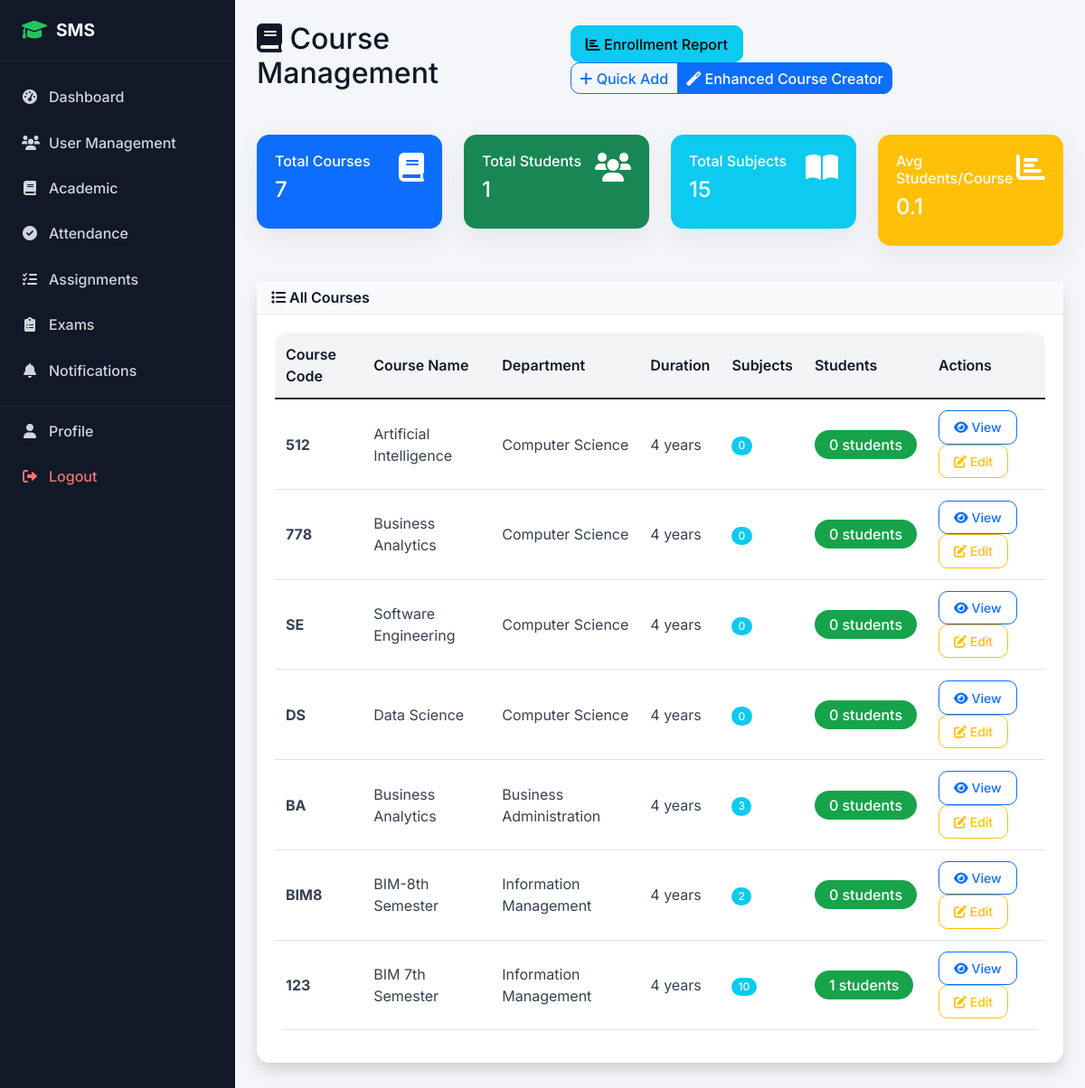
/academic/courses/ (signed in), run on the app's committed database.
### academic/models.py (models this page shows, shortened)
class Course(models.Model):
    name = models.CharField(max_length=100)
    code = models.CharField(max_length=20, unique=True)
    department = models.ForeignKey(Department, on_delete=models.CASCADE)
    duration_years = models.PositiveIntegerField(default=4)
    description = models.TextField(blank=True)

class Department(models.Model):
    name = models.CharField(max_length=100, unique=True)
    code = models.CharField(max_length=10, unique=True)
    description = models.TextField(blank=True)
    head_of_department = models.ForeignKey(TeacherProfile, on_delete=models.SET_NULL, null=True, blank=True)
    created_at = models.DateTimeField(auto_now_add=True)

### academic/views.py (the view)
# urls.py: path('courses/', views.course_list, name='course_list'),
@login_required
def course_list(request):
    courses = Course.objects.select_related('department').annotate(
        subject_count=Count('subject'),
        student_count=Count('class__studentenrollment', filter=Q(class__studentenrollment__is_active=True), distinct=True)
    )
    total_courses = courses.count()
    total_students = sum(course.student_count for course in courses)
    total_subjects = sum(course.subject_count for course in courses)
    avg_students_per_course = round(total_students / total_courses, 1) if total_courses > 0 else 0
    context = {
        'courses': courses,
        'total_courses': total_courses,
        'total_students': total_students,
        'total_subjects': total_subjects,
        'avg_students_per_course': avg_students_per_course,
        'can_manage': request.user.user_type == 'admin'
    }
    return render(request, 'academic/course_list.html', context)

### templates/academic/course_list.html (shortened to what this page needs)
{% extends 'base.html' %}
{% block content %}
<div class="row">
    <div class="col-12">
        <div class="d-flex justify-content-between align-items-center mb-4">
            <h2><i class="fas fa-book"></i> Course Management</h2>
            <div>
                <a href="{% url 'academic:student_enrollment_report' %}" class="btn btn-info me-2">
                    <i class="fas fa-chart-bar"></i> Enrollment Report
                </a>
                {% if can_manage %}
                <div class="btn-group" role="group">
                    <a href="{% url 'academic:create_course' %}" class="btn btn-outline-primary">
                        <i class="fas fa-plus"></i> Quick Add
                    </a>
                    <a href="{% url 'academic:create_course_enhanced' %}" class="btn btn-primary">
                        <i class="fas fa-magic"></i> Enhanced Course Creator
                    </a>
                </div>
                {% endif %}
            </div>
        </div>
    </div>
</div>
{% if courses %}
<div class="row mb-4">
    <div class="col-md-3">
        <div class="card bg-primary text-white">
            <div class="card-body">
                <div class="d-flex justify-content-between">
                    <div>
                        <h6>Total Courses</h6>
                        <h4>{{ total_courses }}</h4>
                    </div>
                    <i class="fas fa-book fa-2x"></i>
                </div>
            </div>
        </div>
    </div>
    <div class="col-md-3">
        <div class="card bg-success text-white">
            <div class="card-body">
                <div class="d-flex justify-content-between">
                    <div>
                        <h6>Total Students</h6>
                        <h4>{{ total_students }}</h4>
                    </div>
                    <i class="fas fa-users fa-2x"></i>
                </div>
            </div>
        </div>
    </div>
    <div class="col-md-3">
        <div class="card bg-info text-white">
            <div class="card-body">
                <div class="d-flex justify-content-between">
                    <div>
                        <h6>Total Subjects</h6>
                        <h4>{{ total_subjects }}</h4>
                    </div>
                    <i class="fas fa-book-open fa-2x"></i>
                </div>
            </div>
        </div>
    </div>
    <div class="col-md-3">
        <div class="card bg-warning text-white">
            <div class="card-body">
                <div class="d-flex justify-content-between">
                    <div>
                        <h6>Avg Students/Course</h6>
                        <h4>{{ avg_students_per_course }}</h4>
                    </div>
                    <i class="fas fa-chart-bar fa-2x"></i>
                </div>
            </div>
        </div>
    </div>
</div>
{% endif %}
<div class="row">
    <div class="col-12">
        <div class="card shadow">
            <div class="card-header bg-primary text-white">
                <h6 class="m-0"><i class="fas fa-list"></i> All Courses</h6>
            </div>
            <div class="card-body">
                {% if courses %}
                <div class="table-responsive">
                    <table class="table table-hover">
                        <thead>
                            <tr>
                                <th>Course Code</th>
                                <th>Course Name</th>
                                <th>Department</th>
                                <th>Duration</th>
                                <th>Subjects</th>
                                <th>Students</th>
                                {% if can_manage %}
                                <th>Actions</th>
                                {% endif %}
                            </tr>
                        </thead>
                        <tbody>
                            {% for course in courses %}
                            <tr>
                                <td><strong>{{ course.code }}</strong></td>
                                <td>{{ course.name }}</td>
                                <td>{{ course.department.name }}</td>
                                <td>{{ course.duration_years }} years</td>
                                <td>
                                    <span class="badge bg-info">{{ course.subject_count }}</span>
                                </td>
                                <td>
                                    <span class="badge bg-success fs-6 px-3 py-2">{{ course.student_count }} students</span>
                                </td>
                                {% if can_manage %}
                                <td>
                                    <a href="{% url 'academic:course_detail' course.id %}" class="btn btn-sm btn-outline-primary">
                                        <i class="fas fa-eye"></i> View
                                    </a>
                                    <a href="{% url 'academic:edit_course' course.id %}" class="btn btn-sm btn-outline-warning">
                                        <i class="fas fa-edit"></i> Edit
                                    </a>
                                </td>
                                {% endif %}
                            </tr>
                            {% endfor %}
                        </tbody>
                    </table>
                </div>
                {% endif %}
            </div>
        </div>
    </div>
</div>
{% endblock %}

### static/css/style.css (style rules this page uses)
:root { --primary-color: #0d6efd; --primary-dark: #0b5ed7; --bg-light: #f4f6f9; --text-dark: #212529; --text-muted: #6c757d; --card-radius: 12px; --transition: all 0.25s ease-in-out; }
body { font-family: 'Inter', sans-serif; background-color: var(--bg-light); color: var(--text-dark); min-height: 100vh; }
.card { border: none; border-radius: var(--card-radius); box-shadow: 0 8px 24px rgba(0, 0, 0, 0.08); transition: var(--transition); }
.card-header { background-color: #fff; border-bottom: 1px solid #e9ecef; font-weight: 600; }
.btn { border-radius: 10px; font-weight: 500; padding: 0.45rem 1rem; transition: var(--transition); }
.btn-primary { background-color: var(--primary-color); border-color: var(--primary-color); }
.table { background-color: #fff; border-radius: 12px; overflow: hidden; }
.table thead { background-color: #f1f3f5; }
.table th { font-weight: 600; color: var(--text-dark); }
.table td, .table th { vertical-align: middle; padding: 0.75rem; }
:root { --bg-light: #f4f6f9; --text-dark: #111827; --text-muted: #6b7280; --accent: #22c55e; }
.card { border-radius: 14px; border: none; background-color: #ffffff; box-shadow: 0 10px 30px rgba(0,0,0,0.07); }
.card-header { background-color: #f9fafb !important; border-bottom: 1px solid #e5e7eb; font-weight: 600; color: var(--text-dark) !important; }
.card-header h6 { margin: 0; font-weight: 600; }
.card-body { padding: 1.25rem; }
.card-header.bg-primary, .card-header.bg-success, .card-header.bg-info, .card-header.bg-warning, .card-header.bg-secondary { background-color: #f9fafb !important; color: var(--text-dark) !important; }
.badge { border-radius: 999px; padding: 0.35em 0.6em; font-weight: 500; font-size: 0.75rem; }
.badge.bg-success { background-color: #16a34a !important; }
.btn { border-radius: 10px; font-weight: 500; }
.btn-group .btn { padding: 0.3rem 0.6rem; }
.btn-outline-primary, .btn-outline-success, .btn-outline-info, .btn-outline-warning { border-width: 1.5px; }
.table { background-color: #ffffff; border-radius: 12px; overflow: hidden; }
.table thead { background-color: #f3f4f6; }
.table th { font-weight: 600; color: var(--text-dark); border-bottom: none; }
.table td { vertical-align: middle; color: #374151; }
.row > [class^="col"] { margin-bottom: 1rem; }

### data on the page
Course: code "512", name "Artificial Intelligence", department.name "Computer Science", duration_years "4", subject_count "0", student_count "0"
Course: code "778", name "Business Analytics", department.name "Computer Science", duration_years "4", subject_count "0", student_count "0"
Course: code "SE", name "Software Engineering", department.name "Computer Science", duration_years "4", subject_count "0", student_count "0"
Course: code "DS", name "Data Science", department.name "Computer Science", duration_years "4", subject_count "0", student_count "0"
Course: code "BA", name "Business Analytics", department.name "Business Administration", duration_years "4", subject_count "3", student_count "0"
Course: code "BIM8", name "BIM-8th Semester", department.name "Information Management", duration_years "4", subject_count "2", student_count "0"
Course: code "123", name "BIM 7th Semester", department.name "Information Management", duration_years "4", subject_count "10", student_count "1"

### other printed values
{{ total_courses }} "7"
{{ total_students }} "1"
{{ total_subjects }} "15"
{{ avg_students_per_course }} "0.1"
